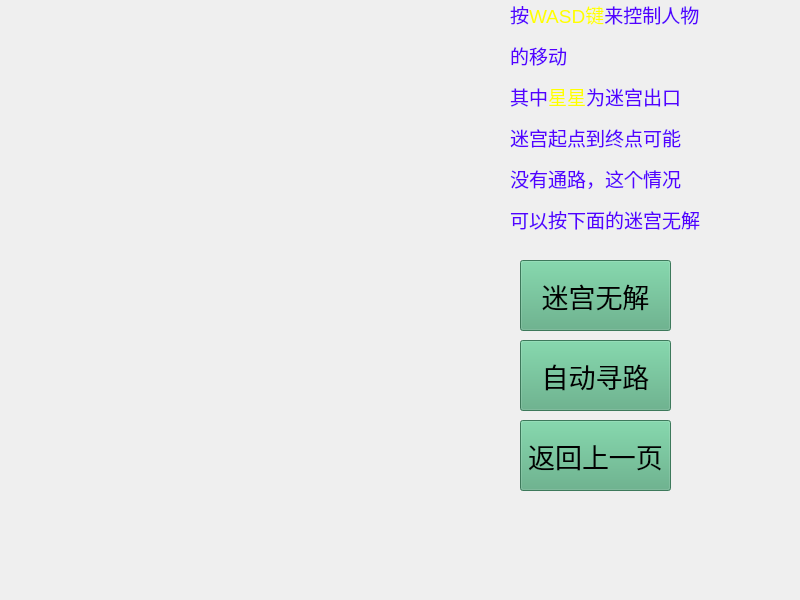
<?xml version="1.0" encoding="UTF-8"?>
<ui version="4.0">
 <class>Widget</class>
 <widget class="QWidget" name="Widget">
  <property name="geometry">
   <rect>
    <x>0</x>
    <y>0</y>
    <width>800</width>
    <height>600</height>
   </rect>
  </property>
  <property name="windowTitle">
   <string>Widget</string>
  </property>
  <widget class="QPushButton" name="But1">
   <property name="geometry">
    <rect>
     <x>520</x>
     <y>420</y>
     <width>151</width>
     <height>71</height>
    </rect>
   </property>
   <property name="font">
    <font>
     <family>Microsoft PhagsPa</family>
     <pointsize>20</pointsize>
     <italic>false</italic>
     <bold>false</bold>
    </font>
   </property>
   <property name="styleSheet">
    <string notr="true">QWidget {
    /* 分层背景：图片在下，渐变在上 */
    background-image: url(:/res/ground.jpg),
                     qradialgradient(spread:repeat,
                                    cx:0.5, cy:0.5, radius:0.077,
                                    fx:0.5, fy:0.5,
                                    stop:0 rgba(0, 169, 255, 58),
                                    stop:0.5 rgba(0, 0, 0, 58),
                                    stop:1 rgba(0, 169, 255, 58));
    
    /* 背景混合模式 */
    background-blend-mode: overlay;
    
    /* 备用背景色 */
    background-color: rgb(85, 170, 127);
    
    /* 字体设置 */
    font: 20pt &quot;Microsoft PhagsPa&quot;;
}</string>
   </property>
   <property name="text">
    <string>返回上一页</string>
   </property>
  </widget>
  <widget class="QLabel" name="label">
   <property name="geometry">
    <rect>
     <x>510</x>
     <y>0</y>
     <width>261</width>
     <height>231</height>
    </rect>
   </property>
   <property name="text">
    <string>&lt;html&gt;&lt;head/&gt;&lt;body&gt;&lt;p&gt;&lt;span style=&quot; font-size:14pt; color:#5500ff;&quot;&gt;按&lt;/span&gt;&lt;span style=&quot; font-size:14pt; color:#ffff00;&quot;&gt;WASD键&lt;/span&gt;&lt;span style=&quot; font-size:14pt; color:#5500ff;&quot;&gt;来控制人物&lt;/span&gt;&lt;/p&gt;&lt;p&gt;&lt;span style=&quot; font-size:14pt; color:#5500ff;&quot;&gt;的移动&lt;/span&gt;&lt;/p&gt;&lt;p&gt;&lt;span style=&quot; font-size:14pt; color:#5500ff;&quot;&gt;其中&lt;/span&gt;&lt;span style=&quot; font-size:14pt; color:#ffff00;&quot;&gt;星星&lt;/span&gt;&lt;span style=&quot; font-size:14pt; color:#5500ff;&quot;&gt;为迷宫出口&lt;/span&gt;&lt;/p&gt;&lt;p&gt;&lt;span style=&quot; font-size:14pt; color:#5500ff;&quot;&gt;迷宫起点到终点可能&lt;/span&gt;&lt;/p&gt;&lt;p&gt;&lt;span style=&quot; font-size:14pt; color:#5500ff;&quot;&gt;没有通路，这个情况&lt;/span&gt;&lt;/p&gt;&lt;p&gt;&lt;span style=&quot; font-size:14pt; color:#5500ff;&quot;&gt;可以按下面的迷宫无解&lt;/span&gt;&lt;/p&gt;&lt;/body&gt;&lt;/html&gt;</string>
   </property>
  </widget>
  <widget class="QPushButton" name="btu2">
   <property name="geometry">
    <rect>
     <x>520</x>
     <y>340</y>
     <width>151</width>
     <height>71</height>
    </rect>
   </property>
   <property name="font">
    <font>
     <family>Microsoft PhagsPa</family>
     <pointsize>20</pointsize>
     <italic>false</italic>
     <bold>false</bold>
    </font>
   </property>
   <property name="styleSheet">
    <string notr="true">QWidget {
    /* 分层背景：图片在下，渐变在上 */
    background-image: url(:/res/ground.jpg),
                     qradialgradient(spread:repeat,
                                    cx:0.5, cy:0.5, radius:0.077,
                                    fx:0.5, fy:0.5,
                                    stop:0 rgba(0, 169, 255, 58),
                                    stop:0.5 rgba(0, 0, 0, 58),
                                    stop:1 rgba(0, 169, 255, 58));
    
    /* 背景混合模式 */
    background-blend-mode: overlay;
    
    /* 备用背景色 */
    background-color: rgb(85, 170, 127);
    
    /* 字体设置 */
    font: 20pt &quot;Microsoft PhagsPa&quot;;
}</string>
   </property>
   <property name="text">
    <string>自动寻路</string>
   </property>
  </widget>
  <widget class="QPushButton" name="btu3">
   <property name="geometry">
    <rect>
     <x>520</x>
     <y>260</y>
     <width>151</width>
     <height>71</height>
    </rect>
   </property>
   <property name="font">
    <font>
     <family>Microsoft PhagsPa</family>
     <pointsize>20</pointsize>
     <italic>false</italic>
     <bold>false</bold>
    </font>
   </property>
   <property name="styleSheet">
    <string notr="true">QWidget {
    /* 分层背景：图片在下，渐变在上 */
    background-image: url(:/res/ground.jpg),
                     qradialgradient(spread:repeat,
                                    cx:0.5, cy:0.5, radius:0.077,
                                    fx:0.5, fy:0.5,
                                    stop:0 rgba(0, 169, 255, 58),
                                    stop:0.5 rgba(0, 0, 0, 58),
                                    stop:1 rgba(0, 169, 255, 58));
    
    /* 背景混合模式 */
    background-blend-mode: overlay;
    
    /* 备用背景色 */
    background-color: rgb(85, 170, 127);
    
    /* 字体设置 */
    font: 20pt &quot;Microsoft PhagsPa&quot;;
}</string>
   </property>
   <property name="text">
    <string>迷宫无解</string>
   </property>
  </widget>
 </widget>
 <resources/>
 <connections/>
</ui>
